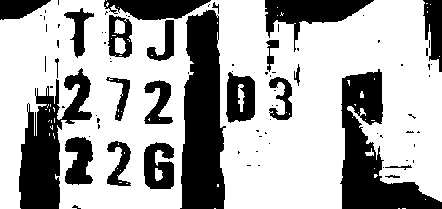
#> input picture 练习/图像处理进阶版/图像融合/test.jpg, 442 x 209 px, found by its file name
$ python demo-remove_shadow.py
#> lines starting #> are read from the running program, lines starting #| are printed output that depends on the picture
#> further down, img_gray is the input picture: shape (209, 442); min 0, max 255, mean 170.9
"""
@Name: demo-remove_shadow.py
@Auth: Huohuo
@Date: 2023/7/4-16:57
@Desc:
@Ver :
code_idea
"""
import cv2
import numpy as np

# ---------------------------------------------
#   使用傅里叶变换进行频域滤波，以抑制阴影的频率成分
#    radius = 50   调整此参数以控制阴影抑制的效果
#   low_cutoff  低频截止频率
#   scale = 2   图像展示尺度
# ---------------------------------------------
def fft_fiter(img, scale = 1, low_cutoff = 10):
#> called with scale = 1, low_cutoff = 10
    img = cv2.cvtColor(img, cv2.COLOR_BGR2GRAY)

    img = cv2.resize(img, (int(img.shape[1]/scale), int(img.shape[0]/scale)))
    print(img.shape)
#| (209, 442)
    # 利用众数获取 图像亮度恢复值
    counts = np.bincount(np.array(img.copy()).flatten())
#> counts = 256 values, max 56441 at index 255, min 0 at index 8, mean 360.9
    mode = np.argmax(counts)
#> mode = 255
    print(mode)
#| 255
    # fft
    f = np.fft.fft2(img)
    fshift = np.fft.fftshift(f)

    # 构建振幅谱
    magnitude_spectrum = 20 * np.log(np.abs(fshift))
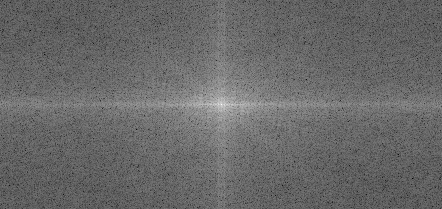
#> magnitude_spectrum: shape (209, 442) float64; min 72.17, max 331.5, mean 178.9; drawn with min black and max white

    # 对频谱进行阴影抑制
    # 定义阴影的频率范围（不在中心附近）
    sum_by_row = np.sum(magnitude_spectrum, axis=1)
#> sum_by_row = 209 values, max 95561.3 at index 104, min 74445.5 at index 2, mean 79094.8
    center_row = np.argmax(sum_by_row)
#> center_row = 104

    rows, cols = img.shape
#> rows = 209; cols = 442

    # 构建频带通滤波器
    # mask = np.zeros((rows, cols), dtype=np.uint8)
    mask = np.ones((rows, cols), dtype=np.uint8)

    # 消除竖条纹
    # mask[20: center_row - low_cutoff, :] = 1
    # mask[center_row + low_cutoff:-20, :] = 1

    mask[center_row - low_cutoff:center_row, :] = 0
    mask[center_row:center_row + low_cutoff, :] = 0

    # 应用频带通滤波器
    fshift = fshift * mask

    # 逆傅里叶变换
    f_ishift = np.fft.ifftshift(fshift)
    restored_image = np.fft.ifft2(f_ishift)
    restored_image = np.abs(restored_image)
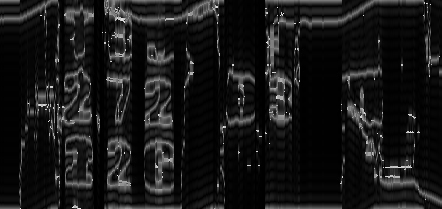
#> restored_image: shape (209, 442) float64; min 0.000927, max 268.5, mean 24.9; drawn with min black and max white

    # 显示结果
    # cv2.imshow("Original Image", img)
    # cv2.imshow("Restored Image", restored_image.astype(np.uint8)+int(mode))
    cv2.imshow("Restored Image", restored_image.astype(np.uint8))
    # cv2.imshow("Magnitude Spectrum", magnitude_spectrum.astype(np.uint8))

    img_rgb = cv2.cvtColor(restored_image.astype(np.uint8)+int(30), cv2.COLOR_GRAY2RGB)
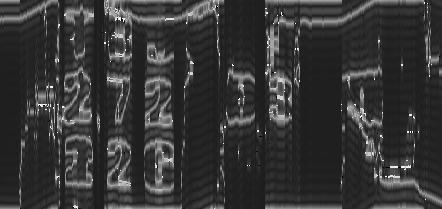
#> img_rgb: shape (209, 442, 3); min 0, max 255, mean 54.2

    return img_rgb

# ---------------------------------------------
#                  灰度拉伸
# ---------------------------------------------
def strech(img):
    gray_image = cv2.cvtColor(img, cv2.COLOR_BGR2GRAY)

    # 计算图像的最小灰度值和最大灰度值：
    min_value = np.min(gray_image)
#> min_value = 0
    max_value = np.max(gray_image)
#> max_value = 255

    # 灰度拉伸
    stretched_image = cv2.convertScaleAbs(gray_image, alpha=255 / (max_value - min_value),
                                          beta=-255 * min_value / (max_value - min_value))

    return stretched_image

# -------------------------------------------------
#                读入图片
# -------------------------------------------------
img_path = "./data/test.jpg"
img_gray = cv2.imread(img_path, 0)
cv2.imwrite("gray.jpg", img_gray)

img = cv2.imread(img_path)

img_blur = fft_fiter(img)
cv2.imwrite("result/fft/img_blur.jpg", img_blur)

result = strech(img_blur)
cv2.imwrite("result.jpg", result)
cv2.waitKey(0)
cv2.destroyAllWindows()
